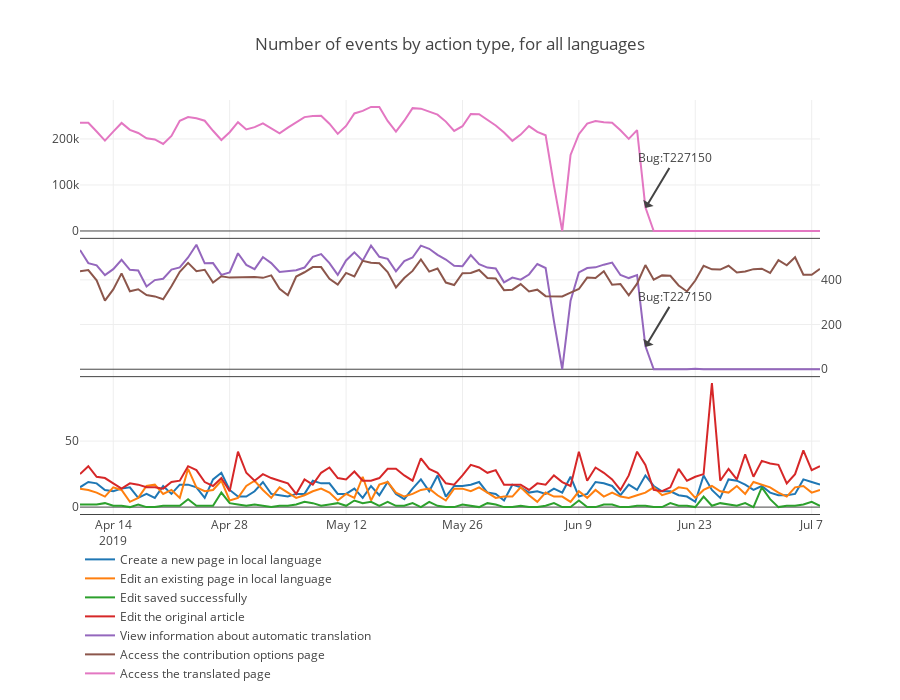

The notebook cell this image was saved under:
### Code cell
el_by_action = eventlogging_all.groupby(['date','action'],as_index = False).sum().pivot(index='date',columns='action',values='n_events') \
               .merge(eg_edits.groupby('date', as_index=False)['edits'].sum(), how='left', on='date').fillna(0)
el_by_action.rename(columns={'edits': 'Edit saved successfully'}, inplace=True)
el_by_action = el_by_action.set_index('date')
data = [{'x': el_by_action.index,
    'y': el_by_action[col],
    'name': col
    }  for col in el_by_action.columns.difference(['Access the translated page', 'View information about automatic translation', 'Access the contribution options page'])] \
    + [{'x': el_by_action.index,
    'y': el_by_action[col],
    'name': col,
    'xaxis': 'x2',
    'yaxis': 'y2'
    }  for col in ['View information about automatic translation', 'Access the contribution options page']] \
    + [{'x': el_by_action.index,
    'y': el_by_action['Access the translated page'],
    'name': 'Access the translated page',
    'xaxis': 'x3',
    'yaxis': 'y3'}]
fig = {
    'data': data,
    'layout': {
        'height': 700,
        'xaxis': {'showline':True},
        'xaxis2': {'showticklabels': False, 'anchor':'y2', 'showline':True},
        'xaxis3': {'showticklabels': False, 'anchor':'y3', 'showline':True},
        'yaxis': {'domain': [0, 0.333]},
        'yaxis2': {'domain': [0.333, 0.667], 'side': 'right'}, 
        'yaxis3': {'domain': [0.667, 1]}, 
        'title': {'text': 'Number of events by action type, for all languages'},
        'legend': {'x': 0, 'y': -0.42},
        'hoverlabel': {'namelength' : -1},
        'annotations': [{'x':'2019-06-17', 'y':50000, 'xref':'x3', 'yref':'y3', 'text':'Bug:T227150',
                        'ax': 30, 'ay': -50},
                        {'x':'2019-06-17', 'y':100, 'xref':'x2', 'yref':'y2', 'text':'Bug:T227150',
                        'ax': 30, 'ay': -50}]
    }
}
plotly.offline.iplot(fig)
